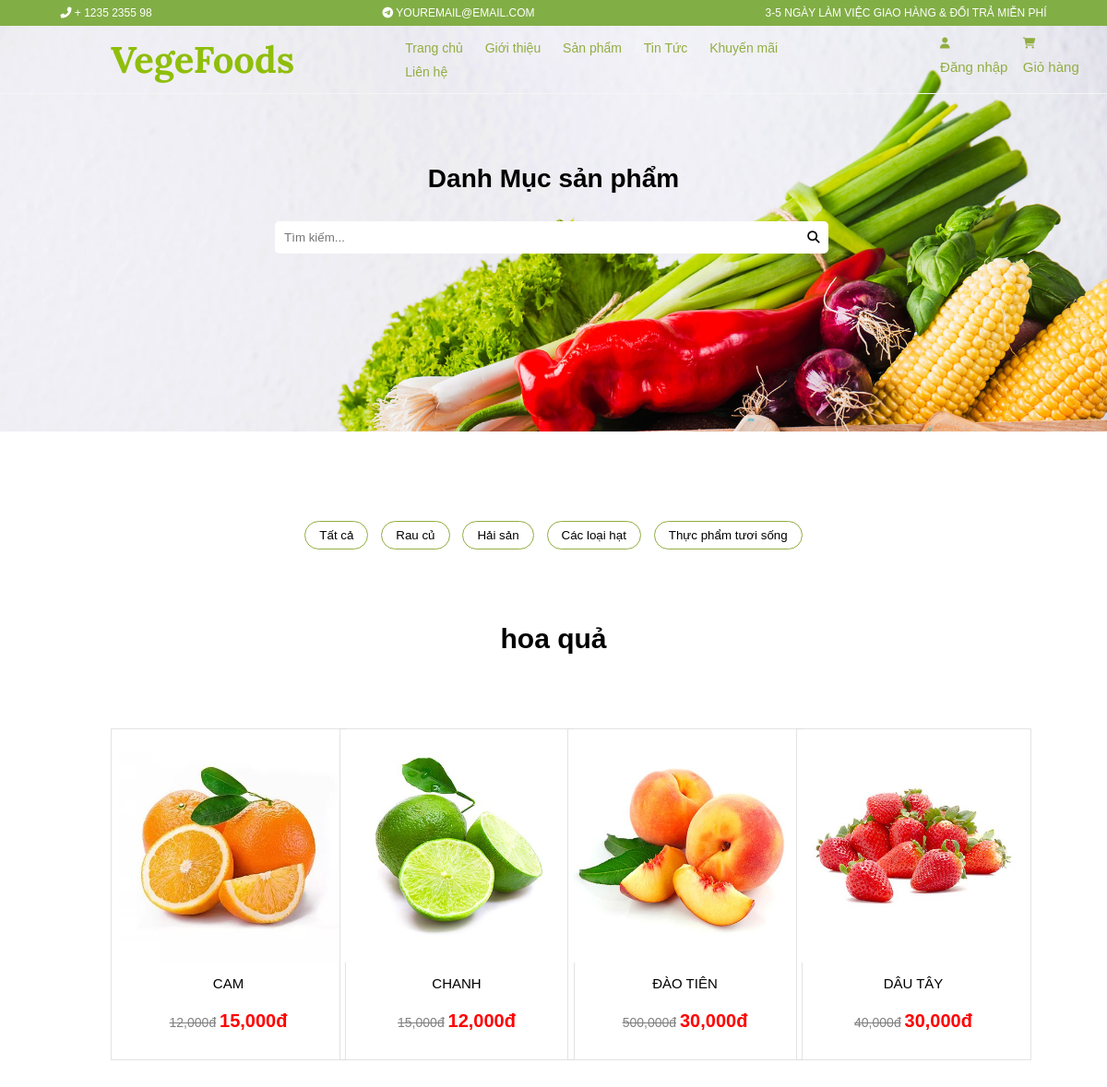
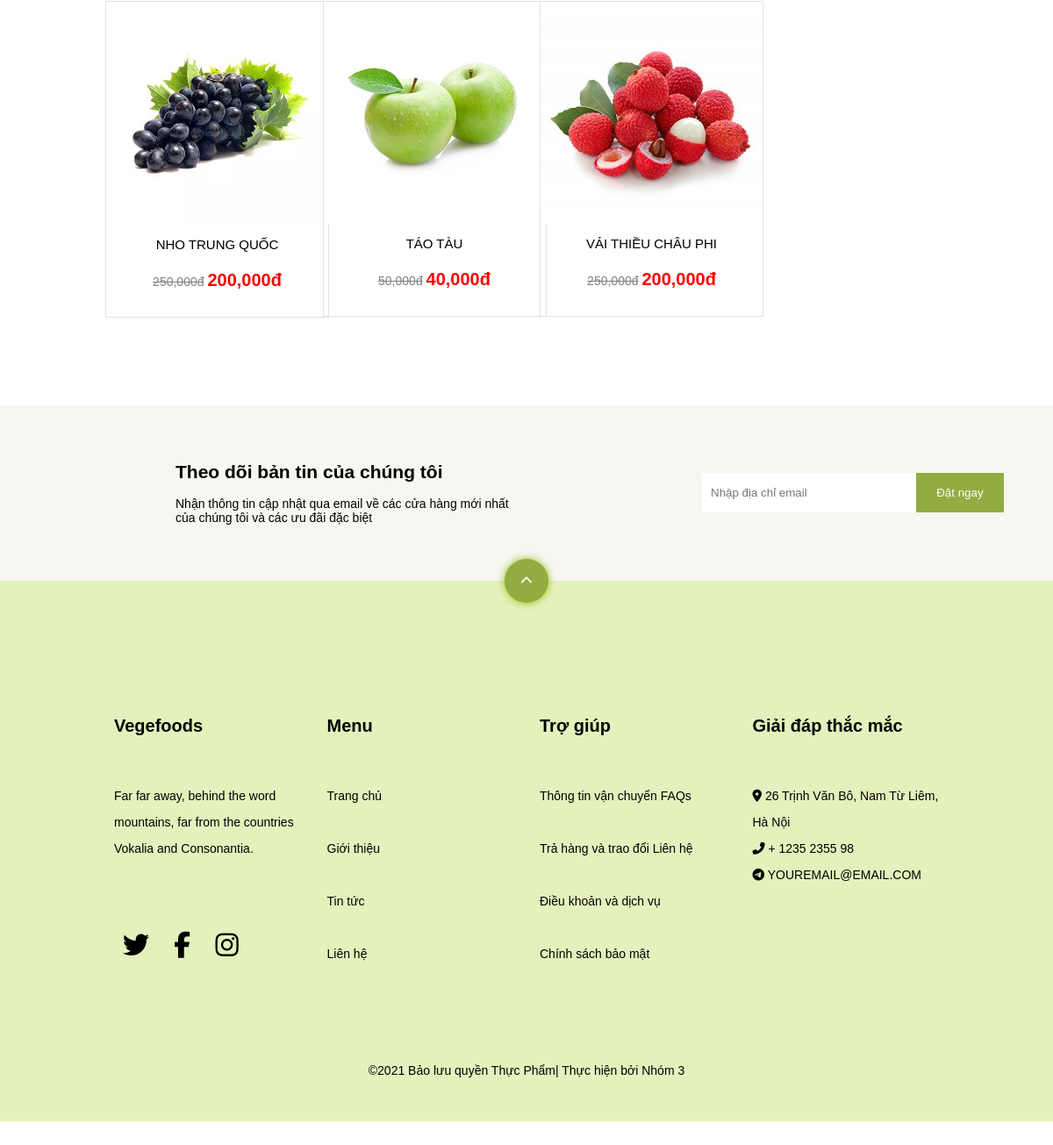
Page /views/index.php?act=danhmucsanpham&madanhmuc=6 on the committed database (2 pictures, top to bottom).
### tables this page shows
CREATE TABLE `danhmuc` (
  `id_dm` int(11) NOT NULL,
  `name` varchar(50) NOT NULL
);

CREATE TABLE `sanpham` (
  `id_sp` int(11) NOT NULL,
  `name` varchar(50) NOT NULL,
  `img` text NOT NULL,
  `new_price` int(11) NOT NULL,
  `old_price` int(11) NOT NULL,
  `description` text NOT NULL,
  `quantity` int(11) NOT NULL,
  `id_dm` int(11) NOT NULL
);

### views/danhmucsanpham.php (the view, shortened to what this page needs)
<!DOCTYPE html>
<html lang="en">
<head>
    <link rel="stylesheet" href="../css-model/css/product.css">
</head>
<body>
    <?php
    if (isset($_GET['madanhmuc'])) {
        $madm = $_GET['madanhmuc'];
    }
    ?>
    <div class="wapper">
        <div class="text-banner">
            <h1>Danh Mục sản phẩm</h1>
            <form action="">
                <input placeholder="Tìm kiếm..." type="text">
                <button type="submit"><i class="fas fa-search"></i></button>
            </form>
        </div>
        <div class="danh_muc">
            <button><a href="index.php?act=sanpham">Tất cả</a></button>
            <?php
            $stmt = $conn->query("SELECT * FROM danhmuc WHERE id_dm<>$madm");
            foreach ($stmt as $key => $value) {
            ?>
                <button><a href="index.php?act=danhmucsanpham&madanhmuc=<?php echo$value['id_dm']?>"><?php echo $value['name'] ?></a></button>
            <?php
            }
            ?>
        </div>
        <?php
        $kqdm = $conn->query("SELECT * FROM danhmuc WHERE id_dm=$madm")->fetch();
        ?>
        <h2 class="tieu_de"><?php echo $kqdm['name']?></h2>
        <div class="product">
            <?php
            $stmt = $conn->query("SELECT * FROM sanpham WHERE id_dm=$madm ORDER BY id_sp LIMIT 0,12");
            foreach ($stmt as $key => $value) {
            ?>
                <div class="product-list">
                    <div class="product-row">
                        <a href="index.php?act=ctsp&mact=<?php echo $value['id_sp'] ?>">
                            <img width="253px" src="../img/<?php echo $value['img'] ?>" alt="">
                        </a>
                        <div class="product-text">
                            <span><a href="index.php?act=ctsp&mact=<?php echo $value['id_sp'] ?>"><?php echo $value['name'] ?></a></span><br>
                            <span class="line-text"><?php echo number_format($value['old_price'])  ?>đ</span>
                            <span style="font-size: 20px;font-weight: 600;color:red"><?php echo number_format($value['new_price'])  ?>đ</span>
                        </div>
                    </div>
                </div>
            <?php
            }
            ?>
        </div>
    </div>
</body>
</html>

### views/header.php (shortened to what this page needs)
<!DOCTYPE html>
<html lang="en">
<head>
    <link rel="stylesheet" href="https://unpkg.com/swiper/swiper-bundle.min.css" />
    <link rel="stylesheet" href="../css-model/css/swiper.css">
    <link rel="stylesheet" href="../css-model/css/style.css">
    <link rel="stylesheet" href="https://cdnjs.cloudflare.com/ajax/libs/animate.css/4.1.1/animate.min.css" />
</head>
<body>
    <div id="wraper">
        <div class="background-white">
            <section class="header">
                <div class="header-top">
                    <div class="icon-header">
                        <i class="fas fa-phone-alt"></i>
                        + 1235 2355 98
                    </div>
                    <div class="icon-header">
                        <i class="fab fa-telegram-plane"></i>
                        YOUREMAIL@EMAIL.COM
                    </div>
                    <div class="icon-header">
                        3-5 NGÀY LÀM VIỆC GIAO HÀNG & ĐỔI TRẢ MIỄN PHÍ
                    </div>
                </div>
                <header>
                    <div class="inner-header">
                        <span class="logo">VegeFoods</span>
                        <nav class="menu">
                            <ul>
                                <li><a href="index.php?act=trangchu">Trang chủ</a></li>
                                <li><a href="index.php?act=gioithieu">Giới thiệu</a></li>
                                <li><a href="index.php?act=sanpham">Sản phẩm</a>
                                        <?php
                                        $stmt = $conn->query("SELECT * FROM danhmuc");
                                        ?>
                                </li>
                                <li><a href="index.php?act=blog">Tin Tức</a></li>
                                <li><a href="index.php?act=voucher">Khuyến mãi</a></li>
                                <li><a href="index.php?act=lienhe">Liên hệ</a></li>
                            </ul>
                        </nav>
                        <?php
                        if (isset($_SESSION['user'])) {
                            $user = $_SESSION['user'];
                            $stmt = $conn->query("SELECT * FROM khachhang WHERE email='$user'")->fetch();
                            $id_kh = $stmt['id_kh'];
                        ?>
                            <div class="icons">
                                <div class="">
                                    <a href="index.php?act=in4">
                                        <img src="../img/<?php echo $stmt['avt'] ?>" height="40px" width="40px" style="margin-right: 10px;border-radius: 50%;">
                                    </a>
                                </div>
                                <div style="margin-top:12px ;">
                                    <a href="index.php?act=cart"><i class="fas fa-shopping-cart"></i> Giỏ hàng</a>
                                </div>
                            </div>
                        <?php
                        } else {
                        ?>
                            <div class="icons">
                                <div class="">
                                    <i class="fas fa-user"></i>
                                    <a href="index.php?act=dangnhap"> Đăng nhập</a>
                                </div>
                                <div class="">
                                    <i class="fas fa-shopping-cart"></i>
                                    <a href="index.php?act=dangnhap" onclick="return confirm('bạn phải đăng nhập!')"> Giỏ hàng</a>
                                </div>
                            </div>
                        <?php
                        }
                        ?>
                </header>
            </section>

### views/index.php (shortened to what this page needs)
<?php
include "../css-model/model/db.php";
include "header.php";
if (isset($_GET['act'])) {
    switch ($_GET['act']) {
        case "danhmucsanpham":
            include "danhmucsanpham.php";
            break;
    }
} else {
    include "trangchu.php";
}
include "footer.php";

### views/footer.php (shortened to what this page needs)
<div class="background-white1">
    <section class="section7">
        <div class="send_mail">
            <div class="content">
                <h2>Theo dõi bản tin của chúng tôi</h2><br>
                <p>Nhận thông tin cập nhật qua email về các cửa hàng mới nhất của chúng tôi và các ưu đãi
                    đặc biệt</p>
            </div>
            <div class="content">
                <input type="text" placeholder="Nhập địa chỉ email" name="" id="">
                <button type="submit">Đặt ngay</button>
            </div>
        </div>
    </section>
    <div class="class-helo">
        <div id="backTop">
            <i class="fas fa-chevron-up animate__animated animate__fadeInUp  animate__infinite"></i>
        </div>
    </div>
    <div class="footer">
        <footer>
            <div class="content1">
                <h2>Vegefoods</h2>
                <p>Far far away, behind the word mountains,
                    far from the countries Vokalia and Consonantia.</p>
                <div class="icon">
                    <i class="fab fa-twitter"></i>
                    <i class="fab fa-facebook-f"></i>
                    <i class="fab fa-instagram"></i>
                </div>
            </div>
            <div class="content1">
                <h2>Menu</h2>
                <span>Trang chủ</span><br><br>
                <span>Giới thiệu</span><br><br>
                <span>Tin tức</span><br><br>
                <span>Liên hệ</span>
            </div>
            <div class="content1">
                <h2>Trợ giúp</h2>
                <span>Thông tin vận chuyển FAQs</span><br><br>
                <span>Trả hàng và trao đổi Liên hệ</span><br><br>
                <span>Điều khoản và dịch vụ</span><br><br>
                <span>Chính sách bảo mật</span>
            </div>
            <div class="content1">
                <h2>Giải đáp thắc mắc</h2>
                <i class="fas fa-map-marker-alt"></i> <span>26 Trịnh Văn Bô, Nam Từ Liêm, Hà Nội</span>
                <div class="icon-header">
                    <i class="fas fa-phone-alt"></i>
                    <span>+ 1235 2355 98</span>
                </div>
                <div class="icon-header">
                    <i class="fab fa-telegram-plane"></i>
                    <span> YOUREMAIL@EMAIL.COM</span>
                </div>
            </div>
        </footer>
        <p style=" text-align: center; padding: 50px 0;"> ©2021 Bảo lưu quyền Thực Phẩm| Thực hiện bởi Nhóm
            3
        </p>
    </div>
</div>
</div>
</div>
</body>
</html>

### css-model/css/style.css (style rules this page uses)
* { margin: 0; padding: 0; box-sizing: border-box;font-family: 'Poppins', sans-serif; }
#wraper { max-width: 100%; margin: 0 auto; position: relative; }
.background-white { padding-bottom: 30px; background-color: #fff; }
.background-white1 { background-color: #fff; }
.header-top { height: 28px; width: 100%; background-color: #82ae46 !important; display: flex; justify-content: center; grid-gap: 250px; font-size: 12px; line-height: 28px; color: #fff; }
.icons { padding-right: 20px; margin-left: 148px; display: flex; grid-gap: 10px; }
.icons i { font-size: 12px; color: #91ad41; }
.icons a { display: inline-block; font-size: 15px; padding-left: 5px; text-decoration: none; color: #91ad41; padding: 10px 0; }
.menu>ul>li { position: relative; display: inline-block; }
.logo { font-size: 30pt; font-weight: bold; margin-left: 50px; font-family: 'Lora', serif; color: #8fbe0b; }
.inner-header { display: flex; margin-left: 70px; justify-content: space-between; align-items: center; margin-top: 28px; }
.inner-header ul { text-decoration: none; list-style: none; margin-left: 110px; }
.inner-header ul>li>a { text-decoration: none; padding: 5px 10px; display: block; color: #91ad41; }
header { position: fixed; z-index: 3; top: 0; max-width: 100%; border-bottom: 1px solid #f5f5f5; padding: 10px 0; transition: all 0.5s ease-in; }
.product { display: grid; grid-template-columns: 1fr 1fr 1fr 1fr; grid-gap: 30px; margin: 0 120px; }
.product-row { border: 1px solid rgba(220, 220, 220, 0.802); }
.product-text, .overlay { text-align: center; }
.product-text>span { line-height: 40px; }
.product-text>span>a { text-decoration: none; text-transform: uppercase; color: #000; font-size: 15px; }
.product-text .line-text { text-decoration-line: line-through; color: gray; }
.product-text { margin-bottom: 20px; }
.product-list { position: relative; width: fit-content; overflow: hidden; }
.send_mail { display: grid; grid-template-columns: 1fr 1fr; height: 200px; background-color: #f7f6f2; margin: 0 auto; justify-content: center; align-items: center; }
.send_mail .content { width: 400px; left: 50%; transform: translateX(50%); }
.send_mail .content>input { width: 250px; height: 45px; outline: none; border: none; padding-left: 10px; }
.send_mail .content>button { width: 100px; height: 45px; background-color: #91ad41; border: none; margin-left: -10px; color: #fff; }
footer { height: 500px; display: grid; grid-template-columns: 1fr 1fr 1fr 1fr; grid-gap: 30px; padding: 0 130px; background-color: #fff; }
.footer, footer { background-color: rgb(228, 241, 188); }
footer .content1 { margin-top: 150px; line-height: 30px; }
footer .content1 >h2 { font-size: 20px; margin-bottom: 50px; }
footer .content1 .icon { font-size: 30px; margin-top: 70px; }
footer .content1 .icon>i { padding: 10px; }
.class-helo { position: relative; }
#backTop { width: 50px; height: 50px; border-radius: 50%; color: #fff; background-color: #91ad41; display: flex; justify-content: center; align-items: center; margin: -25px auto; cursor: pointer; box-shadow: 0 0 10px #8fbe0b; position: absolute; left: 50%; transform: translateX(-50%); }

### css-model/css/product.css (style rules this page uses)
.text-banner { transform: translateY(-290px); text-align: center; }
.text-banner>form>input { margin-top: 30px; width: 600px; height: 35px; border: none; border-radius: 5px; background-color: #fff; outline: none; padding-left: 10px; }
.text-banner>form>button>i { margin-left: -40px; }
.text-banner>form>button { border: none; }
.product { margin-bottom: 100px; }
.danh_muc, .tieu_de { text-align: center; margin-bottom: 80px; }
.tieu_de { font-size: 30px; }
.danh_muc>button { padding: 7px 15px; margin: 0 5px; border-radius: 30px; border: 1px solid #91ad41; background-color: #fff; }
.danh_muc>button>a { color: #000; text-decoration: none; }

### rows in the picture
danhmuc: name "Rau củ"
danhmuc: name "Hải sản"
danhmuc: name "Các loại hạt"
danhmuc: name "Thực phẩm tươi sống"
danhmuc: name "hoa quả"
sanpham: img (picture), name "CAM", old_price "12,000", new_price "15,000"
sanpham: img (picture), name "CHANH", old_price "15,000", new_price "12,000"
sanpham: img (picture), name "ĐÀO TIÊN", old_price "500,000", new_price "30,000"
sanpham: img (picture), name "DÂU TÂY", old_price "40,000", new_price "30,000"
sanpham: img (picture), name "NHO TRUNG QUỐC", old_price "250,000", new_price "200,000"
sanpham: img (picture), name "TÁO TÀU", old_price "50,000", new_price "40,000"
sanpham: img (picture), name "VẢI THIỀU CHÂU PHI", old_price "250,000", new_price "200,000"
